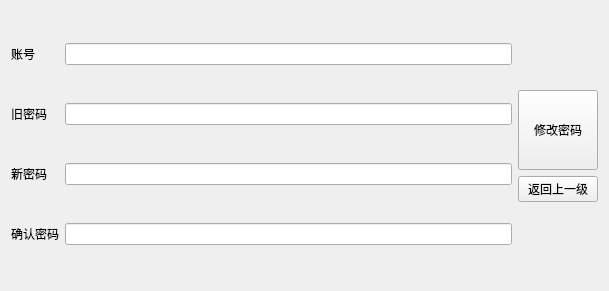
<?xml version="1.0" encoding="UTF-8"?>
<ui version="4.0">
 <class>Form</class>
 <widget class="QWidget" name="Form">
  <property name="geometry">
   <rect>
    <x>0</x>
    <y>0</y>
    <width>609</width>
    <height>291</height>
   </rect>
  </property>
  <property name="windowTitle">
   <string>更改密码</string>
  </property>
  <layout class="QHBoxLayout" name="horizontalLayout">
   <item>
    <layout class="QGridLayout" name="gridLayout">
     <item row="0" column="0">
      <widget class="QLabel" name="label">
       <property name="text">
        <string>账号</string>
       </property>
      </widget>
     </item>
     <item row="0" column="1">
      <widget class="QLineEdit" name="lineEdit"/>
     </item>
     <item row="1" column="0">
      <widget class="QLabel" name="label_2">
       <property name="text">
        <string>旧密码</string>
       </property>
      </widget>
     </item>
     <item row="1" column="1">
      <widget class="QLineEdit" name="lineEdit_2">
       <property name="echoMode">
        <enum>QLineEdit::Password</enum>
       </property>
      </widget>
     </item>
     <item row="2" column="0">
      <widget class="QLabel" name="label_3">
       <property name="text">
        <string>新密码</string>
       </property>
      </widget>
     </item>
     <item row="2" column="1">
      <widget class="QLineEdit" name="lineEdit_3">
       <property name="echoMode">
        <enum>QLineEdit::Password</enum>
       </property>
      </widget>
     </item>
     <item row="3" column="0">
      <widget class="QLabel" name="label_4">
       <property name="text">
        <string>确认密码</string>
       </property>
      </widget>
     </item>
     <item row="3" column="1">
      <widget class="QLineEdit" name="lineEdit_4">
       <property name="frame">
        <bool>true</bool>
       </property>
       <property name="echoMode">
        <enum>QLineEdit::Password</enum>
       </property>
      </widget>
     </item>
    </layout>
   </item>
   <item>
    <layout class="QVBoxLayout" name="verticalLayout">
     <item>
      <spacer name="verticalSpacer">
       <property name="orientation">
        <enum>Qt::Vertical</enum>
       </property>
       <property name="sizeHint" stdset="0">
        <size>
         <width>20</width>
         <height>40</height>
        </size>
       </property>
      </spacer>
     </item>
     <item>
      <widget class="QPushButton" name="pushButton">
       <property name="minimumSize">
        <size>
         <width>0</width>
         <height>80</height>
        </size>
       </property>
       <property name="text">
        <string>修改密码</string>
       </property>
      </widget>
     </item>
     <item>
      <widget class="QPushButton" name="pushButton_2">
       <property name="text">
        <string>返回上一级</string>
       </property>
      </widget>
     </item>
     <item>
      <spacer name="verticalSpacer_2">
       <property name="orientation">
        <enum>Qt::Vertical</enum>
       </property>
       <property name="sizeHint" stdset="0">
        <size>
         <width>20</width>
         <height>40</height>
        </size>
       </property>
      </spacer>
     </item>
    </layout>
   </item>
  </layout>
 </widget>
 <resources/>
 <connections/>
</ui>
